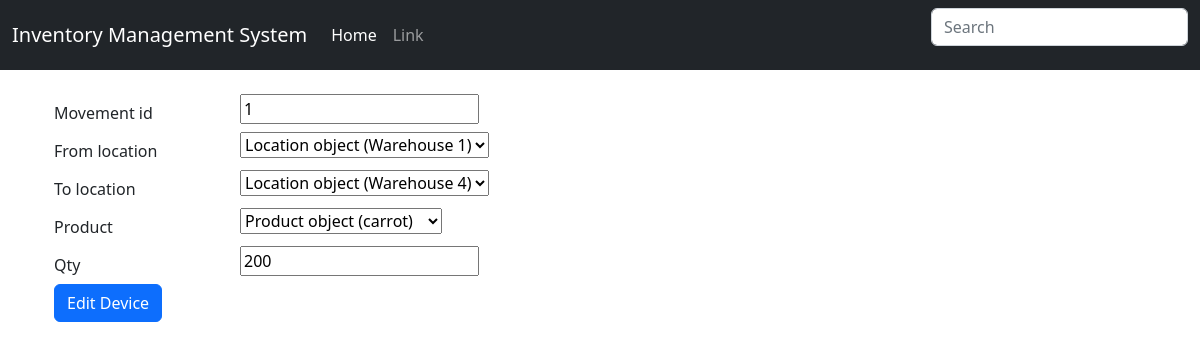
The page /edit_product_movement/1 on the database its author committed.
### my_app/models.py (models this page shows)
class ProductMovement(models.Model):
    movement_id = models.CharField(max_length=50, primary_key=True)
    timestamp = models.DateTimeField(auto_now_add=True)
    from_location = models.ForeignKey(Location, null=True, blank=True, related_name='from_location_item', on_delete=models.CASCADE)
    to_location = models.ForeignKey(Location, null=True, blank=True, related_name='to_location_item', on_delete=models.CASCADE)
    product = models.ForeignKey(Product, on_delete=models.CASCADE)
    qty = models.IntegerField()

class Product(models.Model):
    product_id = models.CharField(max_length=50, primary_key=True)
    choices = (
        ('AVAILABLE','Item ready to be purchased'),
        ('RESTOCKING','Item restocking in few days')
    )
    status = models.CharField(max_length=50,choices=choices,default="AVAILABLE")

### my_app/views.py (the view)
# urls.py: path('edit_product_movement/<int:pk>',views.edit_product_movement,name="edit_product_movement"),
def edit_product_movement(request,pk):
    item = get_object_or_404(ProductMovement,movement_id=pk)
    if request.method == 'POST':
        form = ProductMovementForm(request.POST, instance=item)
        if form.is_valid():
            form.save()
            return redirect('product_movement')
    else:
        form = ProductMovementForm(instance=item)
    return render(request, 'edit_product_movement.html', {'form': form})

### my_app/forms.py
class ProductMovementForm(forms.ModelForm):
    class Meta:
        model = ProductMovement
        fields = ('movement_id', 'from_location', 'to_location', 'product', 'qty')

### my_app/templates/edit_product_movement.html (shortened to what this page needs)
{% extends 'base.html' %}
{% block body %}
<div class="container">
    <form method="POST">
        {% for field in form %}
        <div class="form-group row">
            <label for="id_{{ field.name }}" class="col-2 col-form-label">{{ field.label }}</label>
            <div class="col-10">
                {{ field }}
            </div>
        </div>
        {% endfor %}
        <button type="submit" class="btn btn-primary" name="button">Edit Device</button>
    </form>
</div>
{% endblock %}

### rows shown on the page
ProductMovement: form "1" "Location object (Warehouse 1)" "Location object (Warehouse 4)" "200"
Product: form "Product object (carrot)"

### other values the page prints
{{ field.label }} "Movement id" "From location" "To location" "Product" "Qty"
